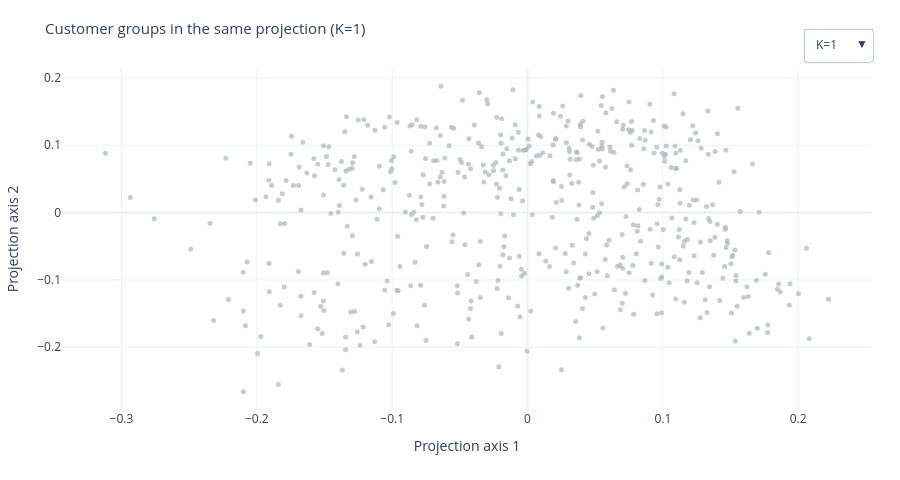

Here is the notebook cell this chart was saved with:
### Markdown cell above
### Candidate memberships in a shared projection

We use the menu to compare candidate partitions on the same approximate two-dimensional projection of the balanced dissimilarities. Fixed axes make membership changes visible. Colors identify groups within each fit. We examine boundaries and overlap in this figure and use full-dimensional diagnostics to compare separation.

### Code cell
show(choose_partition(cluster_plot, "Customer groups in the same projection"), 480)
